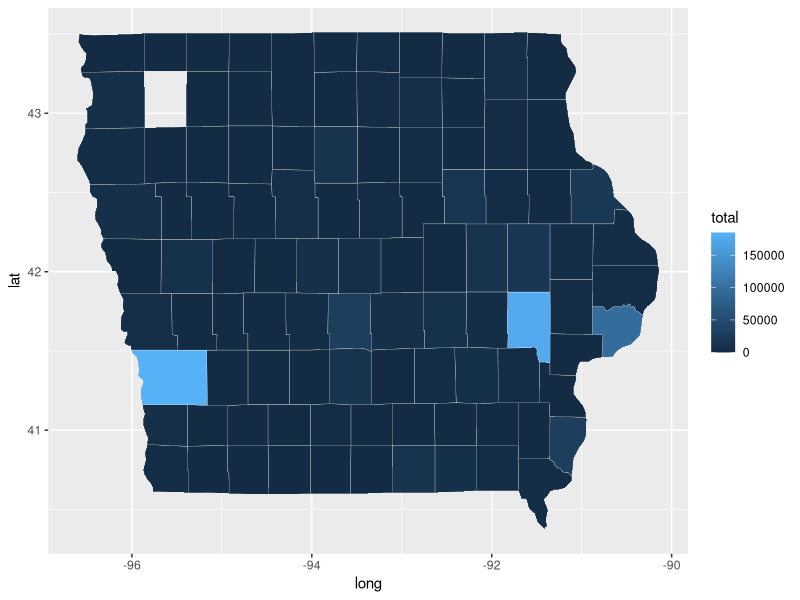
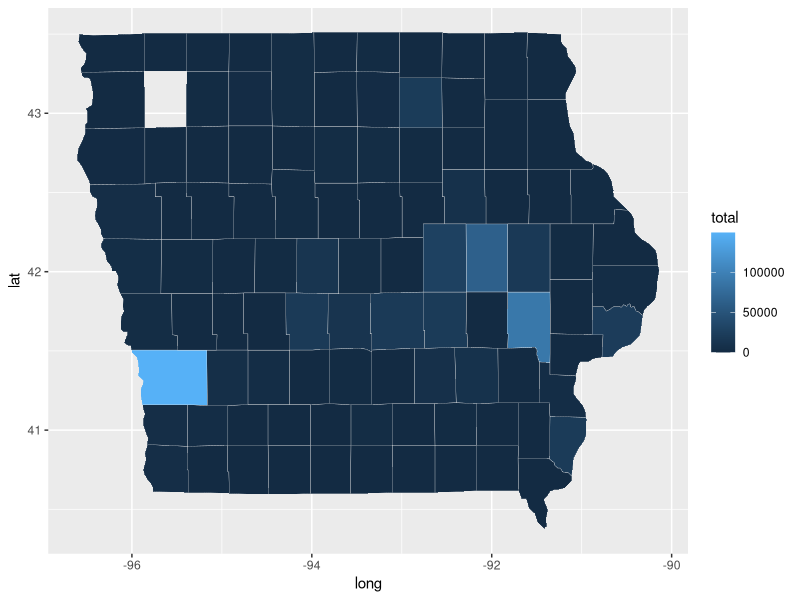
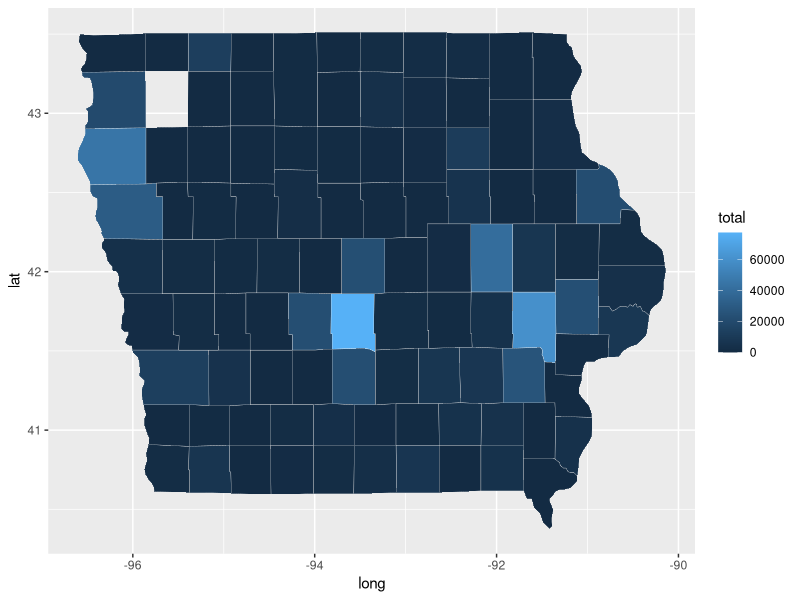
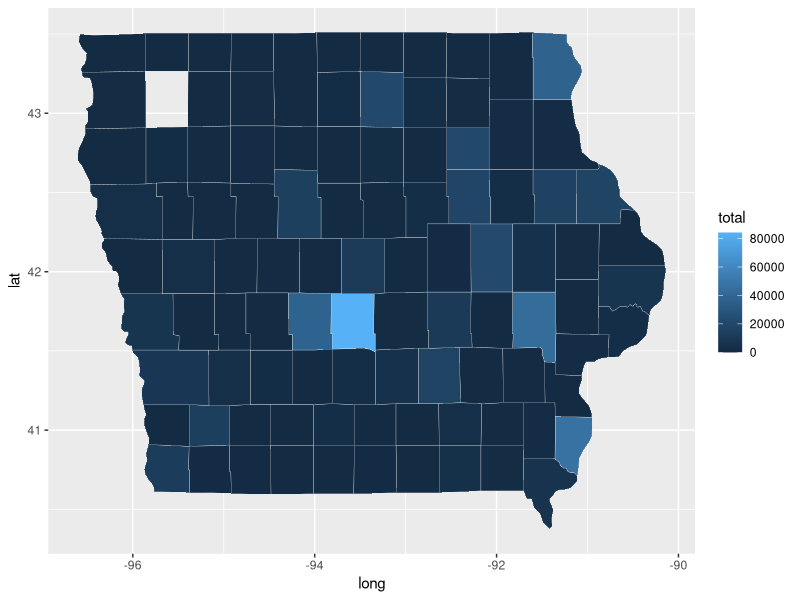
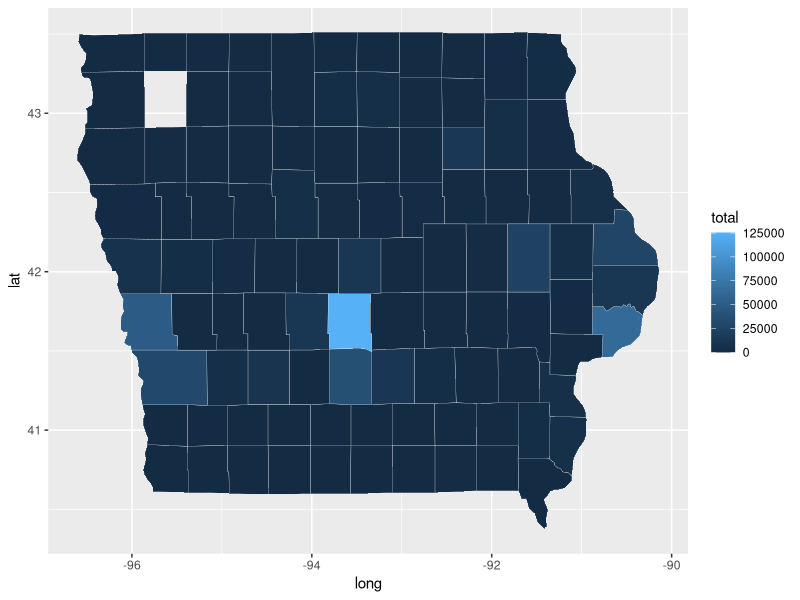
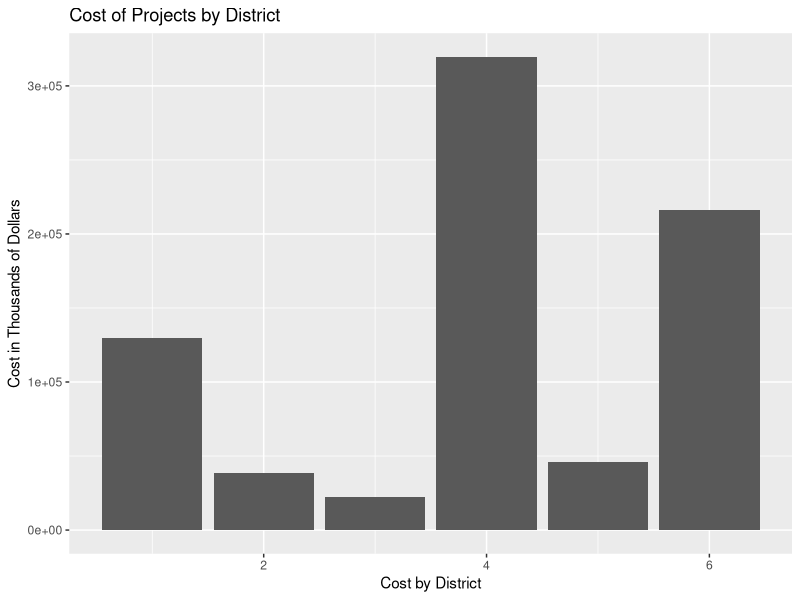
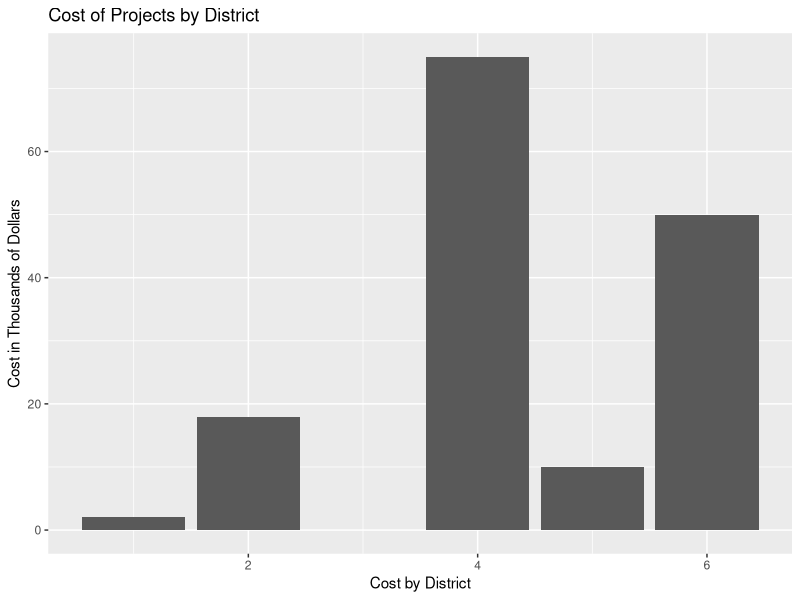
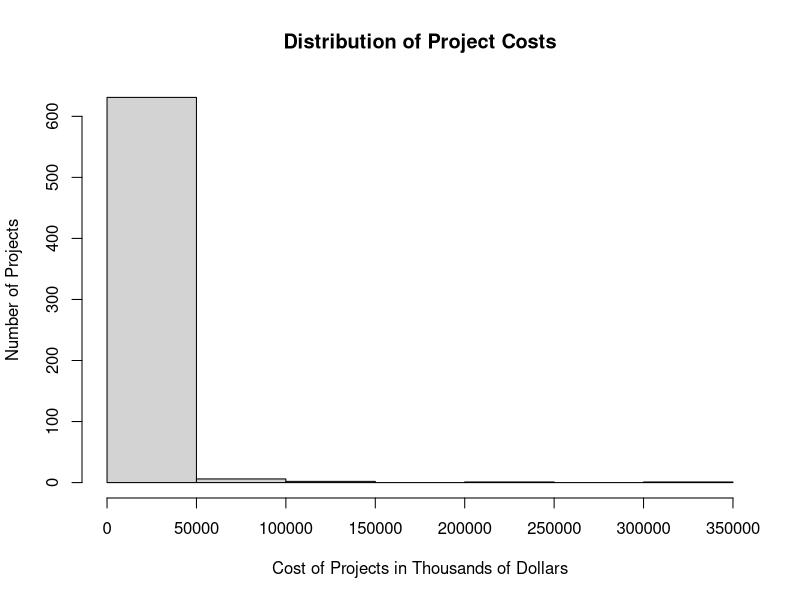

The R source for these figures, in order: (Note: this script raises an error after producing the figures.)
## ---- chunk 1
knitr::opts_chunk$set(echo = TRUE)
## ---- chunk 2

library(readxl)
library(tidyverse)
library(dplyr)

FiveYear <- read_excel('./2021_2025_5YrProg_Highway_Program.xlsx')

str(FiveYear) 
names(FiveYear)

FiveYear <- FiveYear %>% 
  fill(Location, .direction = "down") %>% 
  rename(District = `Iowa DOT District`, Route = `Project Route`, 
         Work = `Type of Work`) %>%
  group_by(County, District, Route, Location) %>%
  fill(Miles, .direction = "down") %>%
  mutate(District = as.numeric(District))
  

## ---- chunk 3
states <- map_data('state')
us_counties <- map_data("county")

twentyone <- FiveYear %>% 
  select(County,'Latitude\r\n(Decimal(', "Longitude\r\n(Decimal)","2021") %>%
  rename(year ="2021")%>%
  mutate(subregion = tolower(County)) %>% 
  group_by(subregion) %>% 
  summarize(total = sum(year,na.rm=TRUE))

 
iowa <- c("iowa")
us_counties <- us_counties %>% filter(region %in% iowa)
twentyone <- inner_join(twentyone, us_counties, by = "subregion")
 twentyone %>% ggplot(data = twentyone,
            mapping = aes(x = long, y = lat,
                          group = group, fill = total))+ geom_polygon(color = "gray90", size = 0.1) 
 
 twentytwo <- FiveYear %>% 
  select(County,'Latitude\r\n(Decimal(', "Longitude\r\n(Decimal)","2022") %>%
  rename(year ="2022")%>%
  mutate(subregion = tolower(County)) %>% 
  group_by(subregion) %>% 
  summarize(total = sum(year,na.rm=TRUE))

 
iowa <- c("iowa")
us_counties <- us_counties %>% filter(region %in% iowa)
twentytwo <- inner_join(twentytwo, us_counties, by = "subregion")
 twentytwo %>% ggplot(data = twentytwo,
            mapping = aes(x = long, y = lat,
                          group = group, fill = total))+ geom_polygon(color = "gray90", size = 0.1)
 
twentythree <- FiveYear %>% 
  select(County,'Latitude\r\n(Decimal(', "Longitude\r\n(Decimal)","2023") %>%
  rename(year ="2023")%>%
  mutate(subregion = tolower(County)) %>% 
  group_by(subregion) %>% 
  summarize(total = sum(year,na.rm=TRUE))

 
iowa <- c("iowa")
us_counties <- us_counties %>% filter(region %in% iowa)
twentythree <- inner_join(twentythree, us_counties, by = "subregion")
 twentythree %>% ggplot(data = twentythree,
            mapping = aes(x = long, y = lat,
                          group = group, fill = total))+ geom_polygon(color = "gray90", size = 0.1) 
 
twentyfour <- FiveYear %>% 
  select(County,'Latitude\r\n(Decimal(', "Longitude\r\n(Decimal)","2024") %>%
  rename(year ="2024")%>%
  mutate(subregion = tolower(County)) %>% 
  group_by(subregion) %>% 
  summarize(total = sum(year,na.rm=TRUE))

 
iowa <- c("iowa")
us_counties <- us_counties %>% filter(region %in% iowa)
twentyfour <- inner_join(twentyfour, us_counties, by = "subregion")
 twentyfour %>% ggplot(data = twentyfour,
            mapping = aes(x = long, y = lat,
                          group = group, fill = total))+ geom_polygon(color = "gray90", size = 0.1)
 
 twentyfive <- FiveYear %>% 
  select(County,'Latitude\r\n(Decimal(', "Longitude\r\n(Decimal)","2025") %>%
  rename(year ="2025")%>%
  mutate(subregion = tolower(County)) %>% 
  group_by(subregion) %>% 
  summarize(total = sum(year,na.rm=TRUE))

 
iowa <- c("iowa")
us_counties <- us_counties %>% filter(region %in% iowa)
twentyfive <- inner_join(twentyfive, us_counties, by = "subregion")
 twentyfive %>% ggplot(data = twentyfive,
            mapping = aes(x = long, y = lat,
                          group = group, fill = total))+ geom_polygon(color = "gray90", size = 0.1)

## ---- chunk 4

## ---- chunk 5
projects <- FiveYear %>% 
  select(District, County, Route, 'Latitude\r\n(Decimal(', "Longitude\r\n(Decimal)", "2021", "2022", "2023", "2024", "2025") %>%
  mutate(subregion = tolower(County)) %>% 
  group_by(County, District, Route, Location) %>% 
  summarise(cost = sum(`2021`, `2022`, `2023`, `2024`, `2025`,  na.rm=TRUE))

max_projects <- projects %>% arrange(-cost)
head(max_projects)

min_projects <- projects %>% arrange(cost)
head(min_projects)

max_by_district <- projects %>% group_by(District) %>% slice(which.max(cost)) 
ggplot(data = max_by_district) + geom_bar(aes(x = District, y = cost), stat = 'identity') +
  labs(x = "Cost by District", y = "Cost in Thousands of Dollars", title = "Cost of Projects by District")
head(max_by_district)

min_by_district <-projects %>% group_by(District) %>% slice(which.min(cost))
ggplot(data = min_by_district) + geom_bar(aes(x = District, y = cost), stat = 'identity') +
  labs(x = "Cost by District", y = "Cost in Thousands of Dollars", title = "Cost of Projects by District")
head(min_by_district)

range <- split(projects, cut(projects$cost, c(0, 50000, 100000, 1000000)))
head(range)
hist(projects$cost, main = "Distribution of Project Costs", xlab = "Cost of Projects in Thousands of Dollars", ylab = "Number of Projects")
## ---- chunk 6
head(FiveYear)
districts <- FiveYear %>% 
  select(County, District) %>% 
  mutate(subregion = tolower(County))

county_map <- map_data("county")
ia <- subset(county_map, region =="iowa")

districts_2021 <- FiveYear %>% 
  select(District, County,'Latitude\r\n(Decimal(', "Longitude\r\n(Decimal)","2021") %>%
  rename(year ="2021")%>%
  mutate(subregion = tolower(County)) %>% 
  group_by(District) %>% 
  summarize(total = sum(year,na.rm=TRUE))

districts_2021
districts_2021_totals <- districts_2021

ia <- inner_join(ia, districts, by="subregion")

districts_2021 <- inner_join(districts_2021, ia, by = "District")

districts_2021 %>% ggplot(aes(x = long, y = lat, fill=District)) + geom_polygon(aes(group=group,fill = total), color="gray60", size=0.1)

districts_2022 <- FiveYear %>% 
  select(District, County,'Latitude\r\n(Decimal(', "Longitude\r\n(Decimal)","2022") %>%
  rename(year ="2022")%>%
  mutate(subregion = tolower(County)) %>% 
  group_by(District) %>% 
  summarize(total = sum(year,na.rm=TRUE))

districts_2022
districts_2022_totals <- districts_2022

districts_2022 <- inner_join(districts_2022, ia, by = "District")

districts_2022 %>% ggplot(aes(x = long, y = lat, fill=District)) + geom_polygon(aes(group=group,fill = total), color="gray60", size=0.1)

# 2023
districts_2023 <- FiveYear %>% 
  select(District, County,'Latitude\r\n(Decimal(', "Longitude\r\n(Decimal)","2023") %>%
  rename(year ="2023")%>%
  mutate(subregion = tolower(County)) %>% 
  group_by(District) %>% 
  summarize(total = sum(year,na.rm=TRUE))

districts_2023
districts_2023_totals <- districts_2023

districts_2023 <- inner_join(districts_2023, ia, by = "District")

districts_2023 %>% ggplot(aes(x = long, y = lat, fill=District)) + geom_polygon(aes(group=group,fill = total), color="gray60", size=0.1)

# 2024
districts_2024 <- FiveYear %>% 
  select(District, County,'Latitude\r\n(Decimal(', "Longitude\r\n(Decimal)","2024") %>%
  rename(year ="2024")%>%
  mutate(subregion = tolower(County)) %>% 
  group_by(District) %>% 
  summarize(total = sum(year,na.rm=TRUE))

districts_2024
districts_2024_totals <- districts_2024

districts_2024 <- inner_join(districts_2024, ia, by = "District")

districts_2024 %>% ggplot(aes(x = long, y = lat, fill=District)) + geom_polygon(aes(group=group,fill = total), color="gray60", size=0.1)

# 2025
districts_2025 <- FiveYear %>% 
  select(District, County,'Latitude\r\n(Decimal(', "Longitude\r\n(Decimal)","2025") %>%
  rename(year ="2025")%>%
  mutate(subregion = tolower(County)) %>% 
  group_by(District) %>% 
  summarize(total = sum(year,na.rm=TRUE))

districts_2025
districts_2025_totals <- districts_2025

districts_2025 <- inner_join(districts_2025, ia, by = "District")

districts_2025 %>% ggplot(aes(x = long, y = lat, fill=District)) + geom_polygon(aes(group=group,fill = total), color="gray60", size=0.1)

## ---- chunk 7
FiveYear_Pop <- left_join(FiveYear, IowaPop, by=c("County"="subregion")) %>% 
  rename(population = "2019") %>% 
  group_by(District) %>% 
  distinct(County, population) %>% 
  summarize(total_pop = sum(population, na.rm=TRUE))

districts_2021_totals <- left_join(districts_2021_totals, FiveYear_Pop)
districts_2021_totals %>% 
  mutate(spent_per_pop = (total* 1000) / total_pop)

districts_2022_totals <- left_join(districts_2022_totals, FiveYear_Pop)
districts_2022_totals %>% 
  mutate(spent_per_pop = (total* 1000) / total_pop)

districts_2023_totals <- left_join(districts_2023_totals, FiveYear_Pop)
districts_2023_totals %>% 
  mutate(spent_per_pop = (total* 1000) / total_pop)

districts_2024_totals <- left_join(districts_2024_totals, FiveYear_Pop)
districts_2024_totals %>% 
  mutate(spent_per_pop = (total* 1000) / total_pop)

districts_2025_totals <- left_join(districts_2025_totals, FiveYear_Pop)
districts_2025_totals %>% 
  mutate(spent_per_pop = (total* 1000) / total_pop)
## ---- chunk 8

Bridge <- FiveYear %>%
  select(District, County, Route, Location, Miles, Work, `2021`, `2022`, `2023`, `2024`, `2025`) %>%
  filter(grepl(c("BRIDGE|CULVERT"), Work)) %>%
  mutate(FedWork = str_replace_all(Work, c("BRIDGE PAINTING|BRIDGE CLEANING" = "Preservation",
                                           "CULVERT EXTENSION|CULVERT REPAIR" = "Maintenance",
                                      "BRIDGE DECK OVERLAY|BRIDGE REHABILITATION" = "Rehabilitation",
                            "BRIDGE REPLACEMENT|CULVERT REPLACEMENT|BRIDGE REMOVAL" = "Replacement",
                        "BRIDGE NEW|CULVERT NEW|PIPE CULVERTS|BRIDGE WIDENING" = "Construction")))
  
print.data.frame(head(Bridge))

## ---- chunk 9

Bri1 <- Bridge %>%
  group_by(FedWork) %>%
  summarise(`20215YrPlan` = sum(`2021`/1000, na.rm = TRUE),
            `20225YrPlan` = sum(`2022`/1000, na.rm = TRUE), 
            `20235YrPlan` = sum(`2023`/1000, na.rm = TRUE), 
            `20245YrPlan` = sum(`2024`/1000, na.rm = TRUE),
            `20255YrPlan` = sum(`2025`/1000, na.rm = TRUE)) %>%
  add_column(`2021Asset` = c(43, 1, 5, 28, 133),
             `2022Asset` = c(72, 1, 6, 32, 152),
             `2023Asset` = c(17, 1, 5, 25, 119),
             `2024Asset` = c(8, 1, 6, 32, 153),
             `2025Asset` = c(25, 1, 6, 35, 163)) %>%
  pivot_longer(`20215YrPlan`:`2025Asset`, names_to="Year", 
               values_to = "Cost") %>%
  mutate(Plan = str_replace_all(Year, c("20215YrPlan|20225YrPlan|20235YrPlan|20245YrPlan|20255YrPlan" = "5 Year",
                      "2021Asset|2022Asset|2023Asset|2024Asset|2025Asset" = "Asset Management"))) %>%
  mutate(Year2 = str_replace_all(Year, c("20215YrPlan|2021Asset" = "2021", "20225YrPlan|2022Asset" ="2022", 
                                "20235YrPlan|2023Asset" = "2023", "20245YrPlan|2024Asset" = "2024", 
                                        "20255YrPlan|2025Asset" = "2025"))) %>%
  select(-Year) %>%
  rename(Year = Year2) %>%
  mutate(Year = as.numeric(Year))


ggplot(Bri1, aes(Year, Cost, fill=Plan)) + 
  geom_bar(stat='identity', position = "dodge") + 
  ggtitle("Bridge Assets\n 5 Year Program vs Asset Management Plan") + 
  labs(y="Cost, $Millions", x="") +
  theme(axis.text.x = element_text(angle = 90, size = 10, vjust = 0.2, hjust = 1)) +
  theme(plot.title = element_text(hjust = 0.5)) +
  theme(axis.ticks.y=element_blank()) +
  theme(axis.text.y = element_blank()) +
  facet_wrap(~FedWork, scales = "free") +
  geom_text(aes(x=Year,y=Cost,label=paste("$",Cost)), 
            position = position_dodge(0.9), vjust=-0.5, hjust=0.6, size=2)
 
## ---- chunk 10

Bri1a <- Bri1 %>%
  group_by(FedWork, Plan) %>%
  summarise(Cost = sum(Cost)) %>%
  mutate(Cost = round(Cost, 2))

ggplot(Bri1a, aes(FedWork, Cost, fill = Plan)) + 
  geom_bar(stat='identity', position="dodge") + 
  ggtitle("Bridge Assets\n Funding Levels Over the 5 Year Period") + 
  labs(x="", y="Cost, $Millions") +
  theme(axis.text.x = element_text(angle = 90, size = 10, vjust = 0.2, hjust = 1)) +
  theme(plot.title = element_text(hjust = 0.5)) + 
  theme(axis.ticks.y=element_blank()) +
  theme(axis.text.y = element_blank()) +
  geom_text(aes(x=FedWork,y=Cost,label=paste("$",Cost)), 
            position = position_dodge(0.9), vjust=-0.5, hjust=0.6)


## ---- chunk 11

Bri1b <- Bri1a %>%
  group_by(Plan) %>%
  summarise(FiveYear = sum(Cost))
  
Bri1b

## ---- chunk 12
